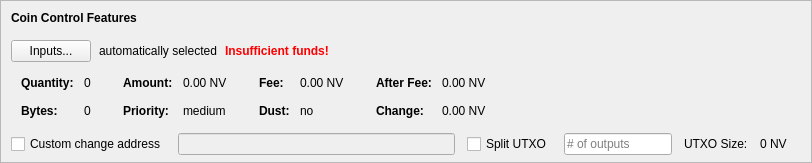
    <widget class="QFrame" name="frameCoinControl">
     <property name="sizePolicy">
      <sizepolicy hsizetype="Expanding" vsizetype="Expanding">
       <horstretch>0</horstretch>
       <verstretch>0</verstretch>
      </sizepolicy>
     </property>
     <property name="maximumSize">
      <size>
       <width>16777215</width>
       <height>16777215</height>
      </size>
     </property>
     <property name="frameShape">
      <enum>QFrame::StyledPanel</enum>
     </property>
     <property name="frameShadow">
      <enum>QFrame::Sunken</enum>
     </property>
     <layout class="QVBoxLayout" name="verticalLayoutCoinControl2">
      <property name="spacing">
       <number>0</number>
      </property>
      <property name="leftMargin">
       <number>0</number>
      </property>
      <property name="topMargin">
       <number>0</number>
      </property>
      <property name="rightMargin">
       <number>0</number>
      </property>
      <property name="bottomMargin">
       <number>6</number>
      </property>
      <item>
       <layout class="QVBoxLayout" name="verticalLayoutCoinControl" stretch="0,0,0,0,1">
        <property name="spacing">
         <number>0</number>
        </property>
        <property name="leftMargin">
         <number>10</number>
        </property>
        <property name="topMargin">
         <number>10</number>
        </property>
        <item>
         <layout class="QHBoxLayout" name="horizontalLayoutCoinControl1">
          <property name="bottomMargin">
           <number>15</number>
          </property>
          <item>
           <widget class="QLabel" name="labelCoinControlFeatures">
            <property name="sizePolicy">
             <sizepolicy hsizetype="Preferred" vsizetype="Maximum">
              <horstretch>0</horstretch>
              <verstretch>0</verstretch>
             </sizepolicy>
            </property>
            <property name="font">
             <font>
              <weight>75</weight>
              <bold>true</bold>
             </font>
            </property>
            <property name="styleSheet">
             <string notr="true">font-weight:bold;</string>
            </property>
            <property name="text">
             <string>Coin Control Features</string>
            </property>
           </widget>
          </item>
         </layout>
        </item>
        <item>
         <layout class="QHBoxLayout" name="horizontalLayoutCoinControl2" stretch="0,0,0,0">
          <property name="spacing">
           <number>8</number>
          </property>
          <property name="bottomMargin">
           <number>10</number>
          </property>
          <item>
           <widget class="QPushButton" name="pushButtonCoinControl">
            <property name="styleSheet">
             <string notr="true"/>
            </property>
            <property name="text">
             <string>Inputs...</string>
            </property>
            <property name="autoDefault">
             <bool>false</bool>
            </property>
           </widget>
          </item>
          <item>
           <widget class="QLabel" name="labelCoinControlAutomaticallySelected">
            <property name="text">
             <string>automatically selected</string>
            </property>
            <property name="margin">
             <number>5</number>
            </property>
           </widget>
          </item>
          <item>
           <widget class="QLabel" name="labelCoinControlInsuffFunds">
            <property name="font">
             <font>
              <weight>75</weight>
              <bold>true</bold>
             </font>
            </property>
            <property name="styleSheet">
             <string notr="true">color:red;font-weight:bold;</string>
            </property>
            <property name="text">
             <string>Insufficient funds!</string>
            </property>
            <property name="margin">
             <number>5</number>
            </property>
           </widget>
          </item>
          <item>
           <spacer name="horizontalSpacerCoinControl">
            <property name="orientation">
             <enum>Qt::Horizontal</enum>
            </property>
            <property name="sizeHint" stdset="0">
             <size>
              <width>40</width>
              <height>1</height>
             </size>
            </property>
           </spacer>
          </item>
         </layout>
        </item>
        <item>
         <widget class="QWidget" name="widgetCoinControl" native="true">
          <property name="sizePolicy">
           <sizepolicy hsizetype="Preferred" vsizetype="Preferred">
            <horstretch>0</horstretch>
            <verstretch>0</verstretch>
           </sizepolicy>
          </property>
          <property name="minimumSize">
           <size>
            <width>0</width>
            <height>0</height>
           </size>
          </property>
          <property name="styleSheet">
           <string notr="true"/>
          </property>
          <layout class="QHBoxLayout" name="horizontalLayoutCoinControl5">
           <property name="leftMargin">
            <number>0</number>
           </property>
           <property name="topMargin">
            <number>0</number>
           </property>
           <property name="rightMargin">
            <number>0</number>
           </property>
           <property name="bottomMargin">
            <number>0</number>
           </property>
           <item>
            <layout class="QHBoxLayout" name="horizontalLayoutCoinControl3" stretch="0,0,0,1">
             <property name="spacing">
              <number>20</number>
             </property>
             <property name="topMargin">
              <number>0</number>
             </property>
             <property name="bottomMargin">
              <number>10</number>
             </property>
             <item>
              <layout class="QFormLayout" name="formLayoutCoinControl1">
               <property name="horizontalSpacing">
                <number>10</number>
               </property>
               <property name="verticalSpacing">
                <number>14</number>
               </property>
               <property name="leftMargin">
                <number>10</number>
               </property>
               <property name="topMargin">
                <number>4</number>
               </property>
               <property name="rightMargin">
                <number>6</number>
               </property>
               <item row="0" column="0">
                <widget class="QLabel" name="labelCoinControlQuantityText">
                 <property name="font">
                  <font>
                   <weight>75</weight>
                   <bold>true</bold>
                  </font>
                 </property>
                 <property name="text">
                  <string>Quantity:</string>
                 </property>
                 <property name="margin">
                  <number>0</number>
                 </property>
                </widget>
               </item>
               <item row="0" column="1">
                <widget class="QLabel" name="labelCoinControlQuantity">
                 <property name="cursor">
                  <cursorShape>IBeamCursor</cursorShape>
                 </property>
                 <property name="contextMenuPolicy">
                  <enum>Qt::ActionsContextMenu</enum>
                 </property>
                 <property name="text">
                  <string notr="true">0</string>
                 </property>
                 <property name="margin">
                  <number>0</number>
                 </property>
                 <property name="textInteractionFlags">
                  <set>Qt::LinksAccessibleByMouse|Qt::TextSelectableByKeyboard|Qt::TextSelectableByMouse</set>
                 </property>
                </widget>
               </item>
               <item row="1" column="0">
                <widget class="QLabel" name="labelCoinControlBytesText">
                 <property name="font">
                  <font>
                   <weight>75</weight>
                   <bold>true</bold>
                  </font>
                 </property>
                 <property name="text">
                  <string>Bytes:</string>
                 </property>
                </widget>
               </item>
               <item row="1" column="1">
                <widget class="QLabel" name="labelCoinControlBytes">
                 <property name="cursor">
                  <cursorShape>IBeamCursor</cursorShape>
                 </property>
                 <property name="contextMenuPolicy">
                  <enum>Qt::ActionsContextMenu</enum>
                 </property>
                 <property name="text">
                  <string notr="true">0</string>
                 </property>
                 <property name="textInteractionFlags">
                  <set>Qt::LinksAccessibleByMouse|Qt::TextSelectableByKeyboard|Qt::TextSelectableByMouse</set>
                 </property>
                </widget>
               </item>
              </layout>
             </item>
             <item>
              <layout class="QFormLayout" name="formLayoutCoinControl2">
               <property name="horizontalSpacing">
                <number>10</number>
               </property>
               <property name="verticalSpacing">
                <number>14</number>
               </property>
               <property name="leftMargin">
                <number>6</number>
               </property>
               <property name="topMargin">
                <number>4</number>
               </property>
               <property name="rightMargin">
                <number>6</number>
               </property>
               <item row="0" column="0">
                <widget class="QLabel" name="labelCoinControlAmountText">
                 <property name="font">
                  <font>
                   <weight>75</weight>
                   <bold>true</bold>
                  </font>
                 </property>
                 <property name="text">
                  <string>Amount:</string>
                 </property>
                 <property name="margin">
                  <number>0</number>
                 </property>
                </widget>
               </item>
               <item row="0" column="1">
                <widget class="QLabel" name="labelCoinControlAmount">
                 <property name="cursor">
                  <cursorShape>IBeamCursor</cursorShape>
                 </property>
                 <property name="contextMenuPolicy">
                  <enum>Qt::ActionsContextMenu</enum>
                 </property>
                 <property name="text">
                  <string notr="true">0.00 NV</string>
                 </property>
                 <property name="textInteractionFlags">
                  <set>Qt::LinksAccessibleByMouse|Qt::TextSelectableByKeyboard|Qt::TextSelectableByMouse</set>
                 </property>
                </widget>
               </item>
               <item row="1" column="0">
                <widget class="QLabel" name="labelCoinControlPriorityText">
                 <property name="font">
                  <font>
                   <weight>75</weight>
                   <bold>true</bold>
                  </font>
                 </property>
                 <property name="text">
                  <string>Priority:</string>
                 </property>
                </widget>
               </item>
               <item row="1" column="1">
                <widget class="QLabel" name="labelCoinControlPriority">
                 <property name="cursor">
                  <cursorShape>IBeamCursor</cursorShape>
                 </property>
                 <property name="contextMenuPolicy">
                  <enum>Qt::ActionsContextMenu</enum>
                 </property>
                 <property name="text">
                  <string>medium</string>
                 </property>
                 <property name="textInteractionFlags">
                  <set>Qt::LinksAccessibleByMouse|Qt::TextSelectableByKeyboard|Qt::TextSelectableByMouse</set>
                 </property>
                </widget>
               </item>
              </layout>
             </item>
             <item>
              <layout class="QFormLayout" name="formLayoutCoinControl3">
               <property name="horizontalSpacing">
                <number>10</number>
               </property>
               <property name="verticalSpacing">
                <number>14</number>
               </property>
               <property name="leftMargin">
                <number>6</number>
               </property>
               <property name="topMargin">
                <number>4</number>
               </property>
               <property name="rightMargin">
                <number>6</number>
               </property>
               <item row="0" column="0">
                <widget class="QLabel" name="labelCoinControlFeeText">
                 <property name="font">
                  <font>
                   <weight>75</weight>
                   <bold>true</bold>
                  </font>
                 </property>
                 <property name="text">
                  <string>Fee:</string>
                 </property>
                 <property name="margin">
                  <number>0</number>
                 </property>
                </widget>
               </item>
               <item row="0" column="1">
                <widget class="QLabel" name="labelCoinControlFee">
                 <property name="cursor">
                  <cursorShape>IBeamCursor</cursorShape>
                 </property>
                 <property name="contextMenuPolicy">
                  <enum>Qt::ActionsContextMenu</enum>
                 </property>
                 <property name="text">
                  <string notr="true">0.00 NV</string>
                 </property>
                 <property name="textInteractionFlags">
                  <set>Qt::LinksAccessibleByMouse|Qt::TextSelectableByKeyboard|Qt::TextSelectableByMouse</set>
                 </property>
                </widget>
               </item>
               <item row="1" column="0">
                <widget class="QLabel" name="labelCoinControlLowOutputText">
                 <property name="font">
                  <font>
                   <weight>75</weight>
                   <bold>true</bold>
                  </font>
                 </property>
                 <property name="text">
                  <string>Dust:</string>
                 </property>
                </widget>
               </item>
               <item row="1" column="1">
                <widget class="QLabel" name="labelCoinControlLowOutput">
                 <property name="cursor">
                  <cursorShape>IBeamCursor</cursorShape>
                 </property>
                 <property name="contextMenuPolicy">
                  <enum>Qt::ActionsContextMenu</enum>
                 </property>
                 <property name="text">
                  <string>no</string>
                 </property>
                 <property name="textInteractionFlags">
                  <set>Qt::LinksAccessibleByMouse|Qt::TextSelectableByKeyboard|Qt::TextSelectableByMouse</set>
                 </property>
                </widget>
               </item>
              </layout>
             </item>
             <item>
              <layout class="QFormLayout" name="formLayoutCoinControl4">
               <property name="horizontalSpacing">
                <number>10</number>
               </property>
               <property name="verticalSpacing">
                <number>14</number>
               </property>
               <property name="leftMargin">
                <number>6</number>
               </property>
               <property name="topMargin">
                <number>4</number>
               </property>
               <property name="rightMargin">
                <number>6</number>
               </property>
               <item row="0" column="0">
                <widget class="QLabel" name="labelCoinControlAfterFeeText">
                 <property name="font">
                  <font>
                   <weight>75</weight>
                   <bold>true</bold>
                  </font>
                 </property>
                 <property name="text">
                  <string>After Fee:</string>
                 </property>
                 <property name="margin">
                  <number>0</number>
                 </property>
                </widget>
               </item>
               <item row="0" column="1">
                <widget class="QLabel" name="labelCoinControlAfterFee">
                 <property name="cursor">
                  <cursorShape>IBeamCursor</cursorShape>
                 </property>
                 <property name="contextMenuPolicy">
                  <enum>Qt::ActionsContextMenu</enum>
                 </property>
                 <property name="text">
                  <string notr="true">0.00 NV</string>
                 </property>
                 <property name="textInteractionFlags">
                  <set>Qt::LinksAccessibleByMouse|Qt::TextSelectableByKeyboard|Qt::TextSelectableByMouse</set>
                 </property>
                </widget>
               </item>
               <item row="1" column="0">
                <widget class="QLabel" name="labelCoinControlChangeText">
                 <property name="font">
                  <font>
                   <weight>75</weight>
                   <bold>true</bold>
                  </font>
                 </property>
                 <property name="text">
                  <string>Change:</string>
                 </property>
                </widget>
               </item>
               <item row="1" column="1">
                <widget class="QLabel" name="labelCoinControlChange">
                 <property name="cursor">
                  <cursorShape>IBeamCursor</cursorShape>
                 </property>
                 <property name="contextMenuPolicy">
                  <enum>Qt::ActionsContextMenu</enum>
                 </property>
                 <property name="text">
                  <string notr="true">0.00 NV</string>
                 </property>
                 <property name="textInteractionFlags">
                  <set>Qt::LinksAccessibleByMouse|Qt::TextSelectableByKeyboard|Qt::TextSelectableByMouse</set>
                 </property>
                </widget>
               </item>
              </layout>
             </item>
            </layout>
           </item>
          </layout>
         </widget>
        </item>
        <item>
         <layout class="QHBoxLayout" name="horizontalLayoutCoinControl4" stretch="0,0,0,0,0,0,0">
          <property name="spacing">
           <number>12</number>
          </property>
          <property name="sizeConstraint">
           <enum>QLayout::SetDefaultConstraint</enum>
          </property>
          <property name="topMargin">
           <number>5</number>
          </property>
          <property name="rightMargin">
           <number>5</number>
          </property>
          <item>
           <widget class="QCheckBox" name="checkBoxCoinControlChange">
            <property name="toolTip">
             <string>If this is activated, but the change address is empty or invalid, change will be sent to a newly generated address.</string>
            </property>
            <property name="text">
             <string>Custom change address</string>
            </property>
           </widget>
          </item>
          <item>
           <widget class="QValidatedLineEdit" name="lineEditCoinControlChange">
            <property name="enabled">
             <bool>false</bool>
            </property>
            <property name="sizePolicy">
             <sizepolicy hsizetype="Expanding" vsizetype="Fixed">
              <horstretch>0</horstretch>
              <verstretch>0</verstretch>
             </sizepolicy>
            </property>
           </widget>
          </item>
          <item>
           <widget class="QCheckBox" name="splitBlockCheckBox">
            <property name="text">
             <string>Split UTXO</string>
            </property>
           </widget>
          </item>
          <item>
           <widget class="QLineEdit" name="splitBlockLineEdit">
            <property name="sizePolicy">
             <sizepolicy hsizetype="Fixed" vsizetype="Fixed">
              <horstretch>50</horstretch>
              <verstretch>0</verstretch>
             </sizepolicy>
            </property>
            <property name="placeholderText">
             <string># of outputs</string>
            </property>
           </widget>
          </item>
          <item>
           <widget class="QLabel" name="labelBlockSizeText">
            <property name="text">
             <string>UTXO Size:</string>
            </property>
           </widget>
          </item>
          <item>
           <widget class="QLabel" name="labelBlockSize">
            <property name="text">
             <string>0 NV</string>
            </property>
           </widget>
          </item>
          <item>
           <widget class="QLabel" name="labelCoinControlChangeLabel">
            <property name="sizePolicy">
             <sizepolicy hsizetype="Preferred" vsizetype="Expanding">
              <horstretch>0</horstretch>
              <verstretch>0</verstretch>
             </sizepolicy>
            </property>
            <property name="minimumSize">
             <size>
              <width>0</width>
              <height>0</height>
             </size>
            </property>
            <property name="text">
             <string/>
            </property>
            <property name="margin">
             <number>3</number>
            </property>
           </widget>
          </item>
         </layout>
        </item>
        <item>
         <spacer name="verticalSpacerCoinControl">
          <property name="orientation">
           <enum>Qt::Vertical</enum>
          </property>
          <property name="sizeHint" stdset="0">
           <size>
            <width>800</width>
            <height>1</height>
           </size>
          </property>
         </spacer>
        </item>
       </layout>
      </item>
     </layout>
    </widget>
